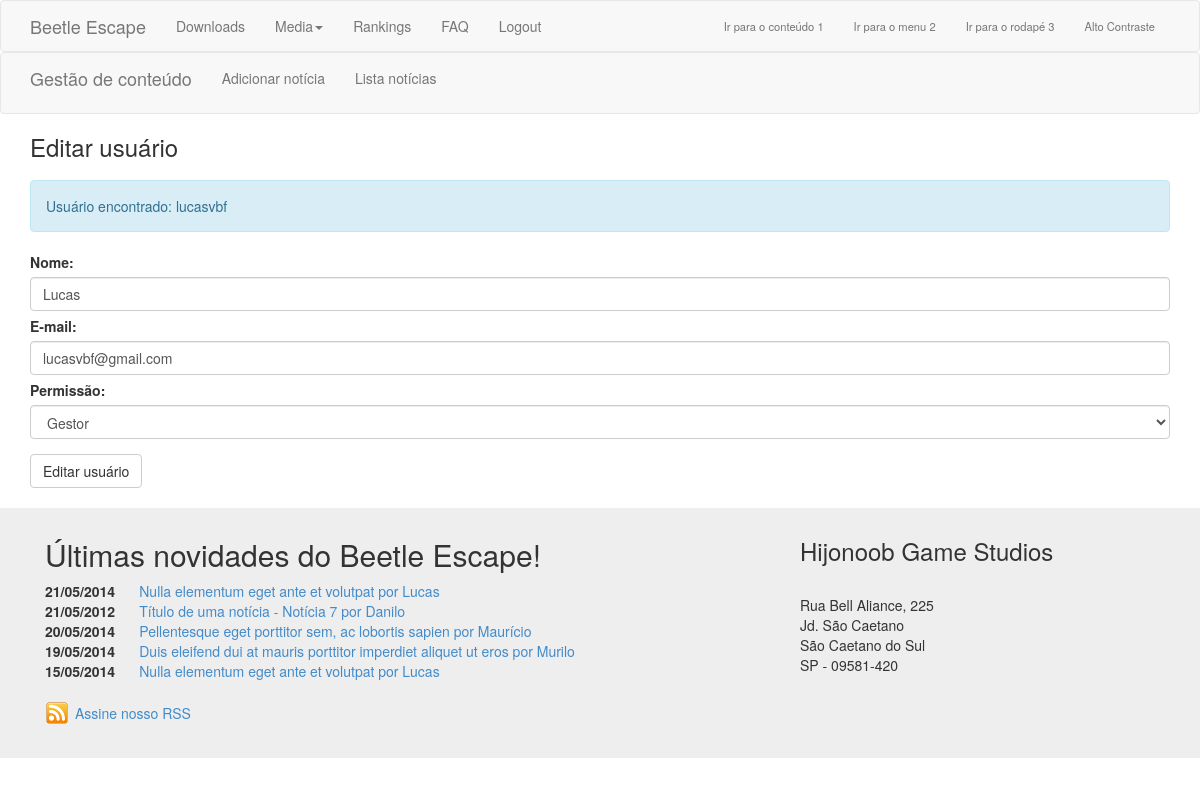
/editausuario.php?user=lucasvbf (signed in), run on an earlier commit of the app's database.
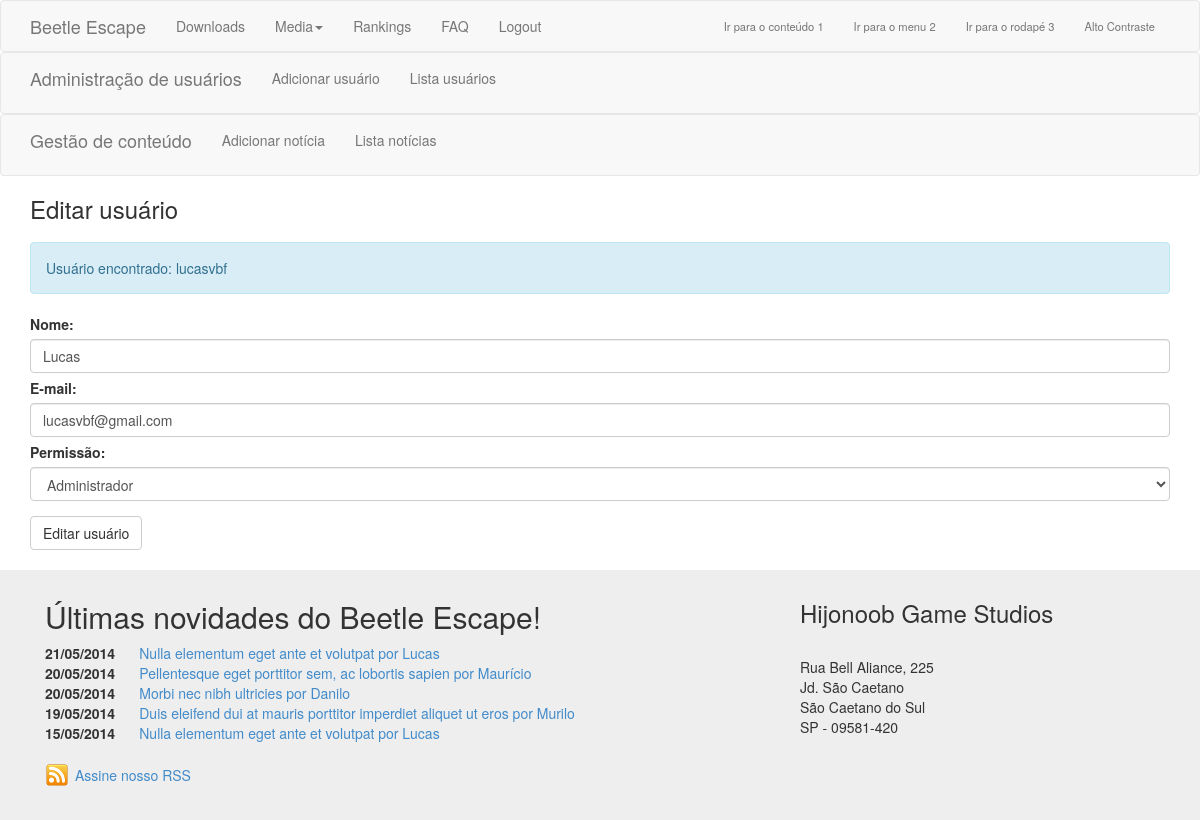
And on a later commit of the database.
### tables this page shows
CREATE TABLE `usuarios` (
  `usuario` varchar(200) NOT NULL,
  `nome` varchar(200) NOT NULL,
  `email` varchar(200) NOT NULL,
  `senha` varchar(200) NOT NULL,
  `permissao` int(11) NOT NULL,
  PRIMARY KEY (`usuario`),
  UNIQUE KEY `usuario` (`usuario`)
);

CREATE TABLE `noticias` (
  `id` int(200) NOT NULL AUTO_INCREMENT,
  `titulo` varchar(200) NOT NULL,
  `descricao` varchar(600) NOT NULL,
  `autor` varchar(100) NOT NULL,
  `data` varchar(100) NOT NULL,
  `texto` varchar(5000) NOT NULL,
  PRIMARY KEY (`id`),
  UNIQUE KEY `id` (`id`)
);

### editausuario.php (the view, shortened to what this page needs)
<?php
	include 'templates/header.php';
	include 'templates/checaadmin.php';
?>
			<h3> Editar usuário </h3>
			<?php
				include 'restrito/conexao.php';
				$usuario = htmlspecialchars($_GET["user"]);
				if($usuario){
					if ($sql = $conexao->prepare("SELECT nome, email, permissao FROM usuarios WHERE usuario = ?")) {
						$sql->bind_param('s', $usuario);
						$sql->execute();
						$sql->bind_result($nome, $email, $permissao);
						if ($nome == ''){
							echo "<div class='alert alert-warning'> Usuário não encontrado </div>";
						} else {
							echo "<div class='alert alert-info'> Usuário encontrado: ". $usuario . "</div>";
						}
					}
				}
			?>
			<form action="" method="POST" id="editausuario">
				<label> Nome: </label>
					<input type="text" placeholder="nome completo" class="form-control" name="nome" value=<?php echo "'". $nome . "'"; autofocus ?>/>
				<label> E-mail: </label>
				<input type="text" placeholder="e-mail" class="form-control" name="email" value=<?php echo "'". $email . "'"; ?>/>
				<label> Permissão: </label>
					<select class="form-control" name="permissao">
					  <option value="2" <?php if($permissao==2){ echo 'selected'; }  ?>>Gestor</option>
					  <option value="3" <?php if($permissao==3){ echo 'selected'; }  ?>>Administrador</option>
					</select>
				<input type="submit" name="editar" value="Editar usuário" class="btn btn-default" />
			</form>
		</div>
<?php include 'templates/footer.php' ?>

### templates/footer.php (shortened to what this page needs)
      <div class="jumbotron footer" id="arodape">
          <div class="container">
              <div class="col-md-8" id="mailing-form" >
                <h2>Últimas novidades do Beetle Escape!</h2>
                <div class="listanoticia">
                  <dl class="dl-horizontal">
                    <?php
                      include 'restrito/conexao.php';
                      $resultado = $conexao->query("SELECT titulo, autor, data, id FROM noticias ORDER BY data DESC LIMIT 5");
                      while ($linha = $resultado->fetch_assoc()){
                        echo '<dt>' . $linha['data'] . '</dt>';
                        echo '<dd> <a href="noticia.php?id=' . $linha['id'] . '">' . $linha['titulo'] .' por '. $linha['autor'] .' </a></dd>';
                      }
                    ?>
                  </dl>
                </div>
                <h5><a class="rss_icon" href="rss.php">Assine nosso RSS</a></h5>
              </div>
              <div class="col-md-4">
                  <h3>Hijonoob Game Studios</h3><br>
                  Rua Bell Aliance, 225<br>
                  Jd. São Caetano<br>
                  São Caetano do Sul<br>
                  SP - 09581-420
              </div>
          </div>
      </div>
  </body>
</html>

### templates/menuadmin.php
<div class="navbar navbar-default" role="navigation">
  <div class="container">
    <p class="navbar-brand">Administração de usuários</p>
      <ul class="nav navbar-nav">
          <li>
              <a href="adicionausuario.php">Adicionar usuário</a>
          </li>
          <li>
              <a href="listausuario.php">Lista usuários</a>
          </li>
      </ul>
 </div>
</div>

What changed in the data, as far as the page shows it:
changed usuarios "Lucas": permissao "Gestor" → "Administrador"
changed noticias "Pellentesque eget porttitor sem, ac lobortis sapien": moves up the list
changed noticias "Danilo": data "21/05/2012" → "20/05/2014"; titulo "Título de uma notícia - Notícia 7" → "Morbi nec nibh ultricies"
Also different on the page:
text now shown: "Administração de usuários Adicionar usuário Lista usuários"
